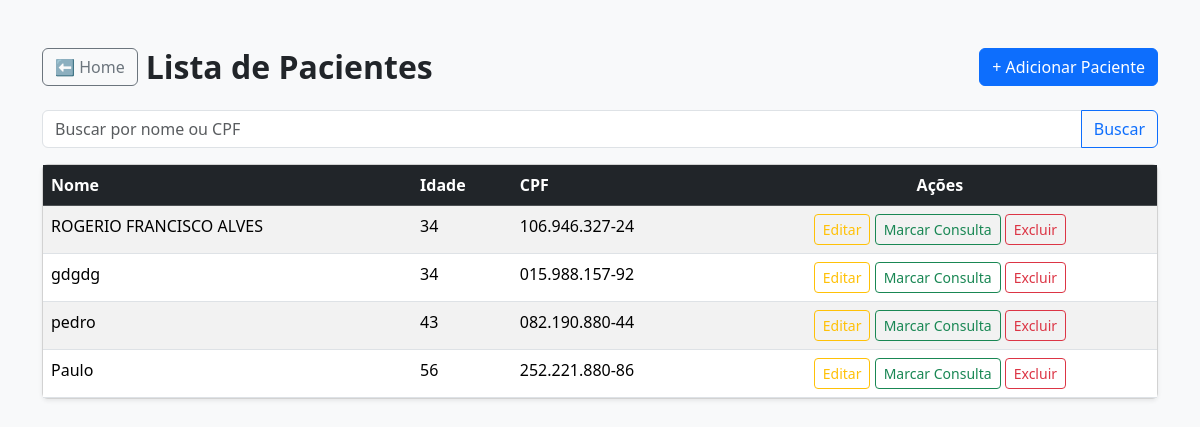
/pacientes/, run on an earlier commit of the app's database.
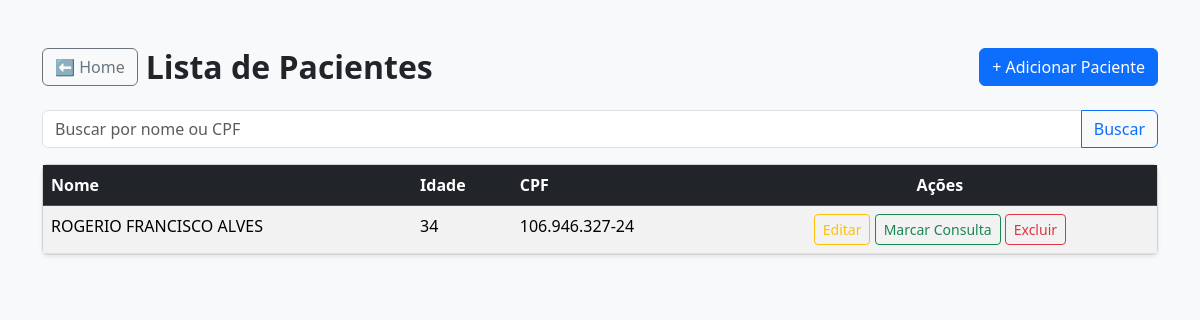
And on a later commit of the database.
### pacientes/models.py (models this page shows, shortened)
class Paciente(models.Model):
    nome = models.CharField(max_length=100)
    idade = models.IntegerField()
    cpf = models.CharField(max_length=14, unique=True)

### pacientes/views.py (the view)
# urls.py: path('', views.listar_pacientes, name='listar_pacientes'),
def listar_pacientes(request):
    termo = request.GET.get('busca', '')
    pacientes = Paciente.objects.all()
    if termo:
        pacientes = pacientes.filter(
            Q(nome__icontains=termo) |
            Q(cpf__icontains=termo.replace('.', '').replace('-', ''))
        )
    return render(request, 'pacientes/listar.html', {
        'pacientes': pacientes,
        'termo': termo
    })

### pacientes/templatetags/cpf_filters.py (called while the page is built)
@register.filter
def mascara_cpf(valor):
    if not valor:
        return ''
    cpf = re.sub(r'\D', '', valor)
    if len(cpf) != 11:
        return valor
    return f'{cpf[:3]}.{cpf[3:6]}.{cpf[6:9]}-{cpf[9:]}'

### pacientes/templates/pacientes/listar.html (shortened to what this page needs)
{% load cpf_filters %}
<!DOCTYPE html>
<html lang="pt-br">
<head>
    <link href="https://cdn.jsdelivr.net/npm/bootstrap@5.3.2/dist/css/bootstrap.min.css" rel="stylesheet">
</head>
<body class="bg-light">
<div class="container mt-5">
    <div class="d-flex justify-content-between align-items-center mb-4">
        <div class="d-flex align-items-center gap-2">
            <a href="{% url 'home' %}" class="btn btn-outline-secondary">
                ⬅ Home
            </a>
            <h2 class="fw-bold mb-0">Lista de Pacientes</h2>
        </div>
        <a href="{% url 'adicionar_paciente' %}" class="btn btn-primary">
            + Adicionar Paciente
        </a>
    </div>
    <form method="get" class="mb-3">
        <div class="input-group">
            <input
                type="text"
                name="busca"
                id="busca"
                class="form-control"
                placeholder="Buscar por nome ou CPF"
                value="{{ termo|default:'' }}"
                oninput="mascaraCPF(this)"
            >
            <button class="btn btn-outline-primary" type="submit">
                Buscar
            </button>
        </div>
    </form>
    <div class="card shadow-sm">
        <div class="card-body p-0">
            <table class="table table-hover table-striped mb-0">
                <thead class="table-dark">
                    <tr>
                        <th>Nome</th>
                        <th>Idade</th>
                        <th>CPF</th>
                        <th class="text-center">Ações</th>
                    </tr>
                </thead>
                <tbody>
                    {% for paciente in pacientes %}
                    <tr>
                        <td>{{ paciente.nome }}</td>
                        <td>{{ paciente.idade }}</td>
                        <td>{{ paciente.cpf|mascara_cpf }}</td>
                       <td class="text-center">
    <a href="{% url 'editar_paciente' paciente.pk %}"
       class="btn btn-sm btn-outline-warning">
        Editar
    </a>
<a href="{% url 'marcar_consulta' paciente.pk %}"
   class="btn btn-sm btn-outline-success">
    Marcar Consulta
</a>
    <a href="{% url 'excluir_paciente' paciente.pk %}"
       class="btn btn-sm btn-outline-danger"
       onclick="return confirm('Deseja realmente excluir este paciente?');">
        Excluir
    </a>
</td>
                    </tr>
                    {% empty %}
                    <tr>
                        <td colspan="4" class="text-center text-muted py-4">
                            Nenhum paciente cadastrado.
                        </td>
                    </tr>
                    {% endfor %}
                </tbody>
            </table>
        </div>
    </div>
</div>
</body>
</html>

What changed in the data, as far as the page shows it:
removed Paciente: nome "gdgdg", idade "34", cpf|mascara_cpf "015.988.157-92"
removed Paciente: nome "pedro", idade "43", cpf|mascara_cpf "082.190.880-44"
removed Paciente: nome "Paulo", idade "56", cpf|mascara_cpf "252.221.880-86"
